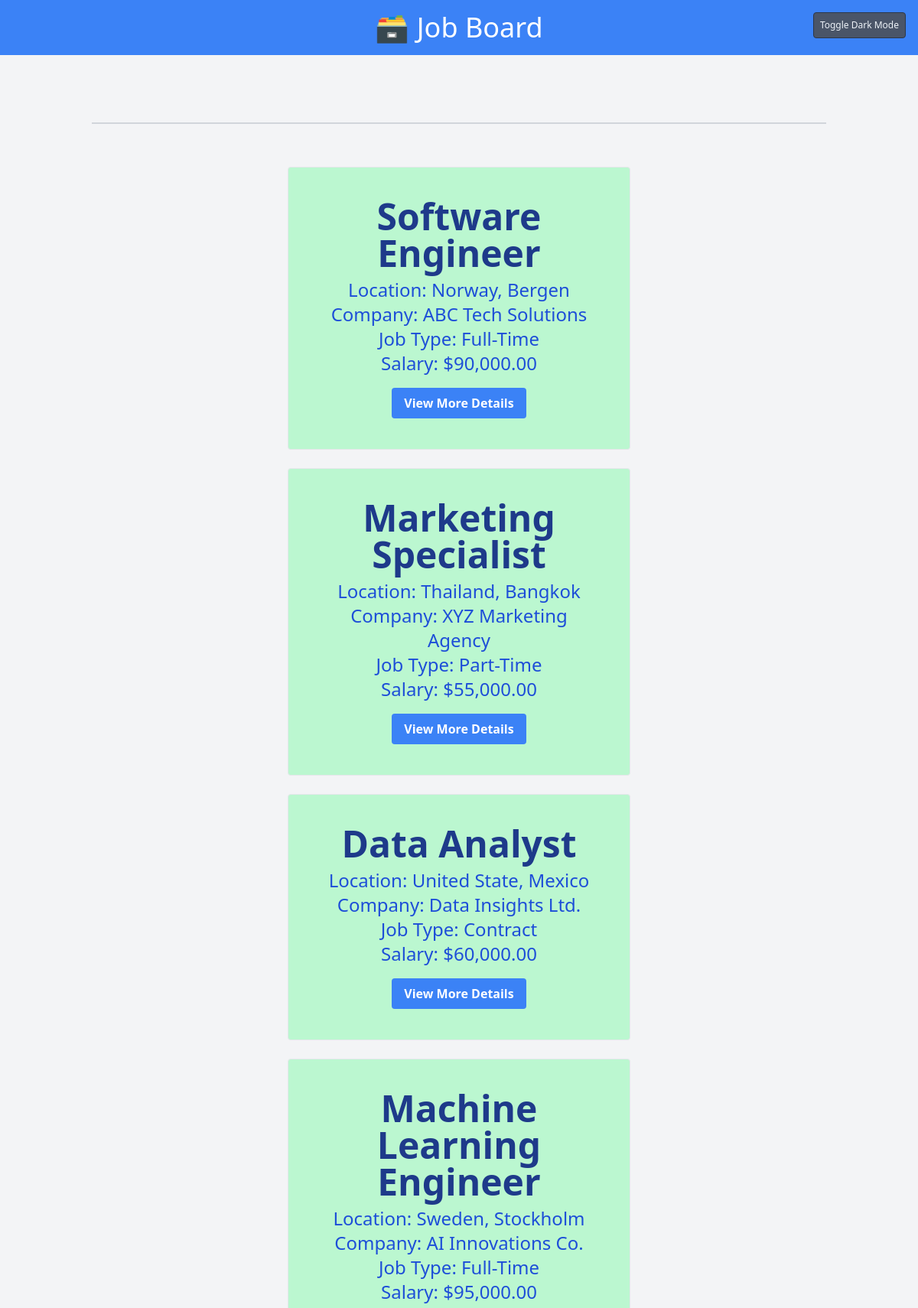
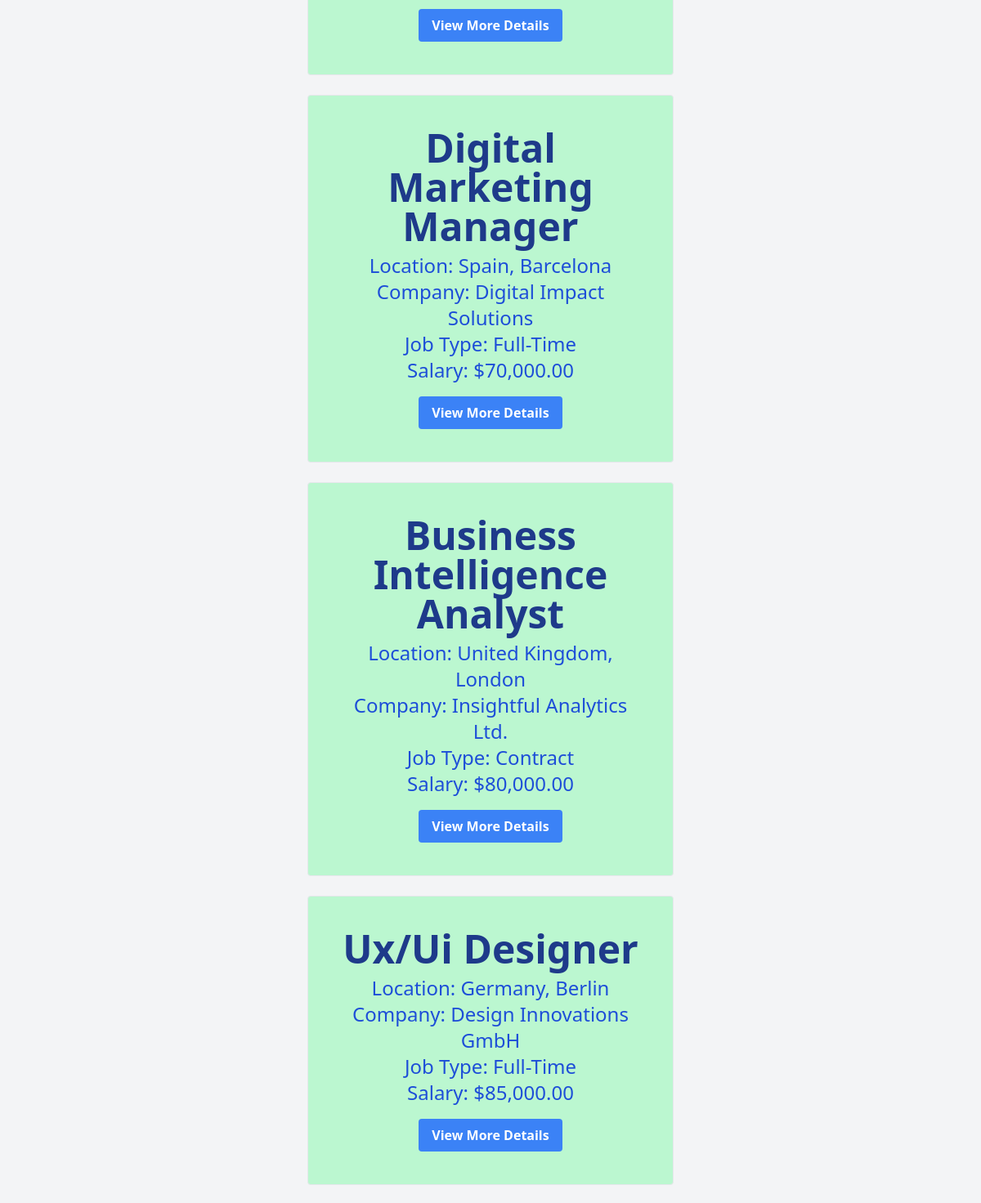
The page / (upper part) on the database its author committed (2 pictures, top to bottom).
### JobBoard/models.py (models this page shows, shortened)
class JobPosting(models.Model):
    title = models.CharField(max_length=100, blank=False)
    description = models.TextField(blank=False)
    location = models.CharField(max_length=100)
    job_type = models.CharField(max_length=20)
    published_at = models.DateTimeField(auto_now_add=True)
    company = models.CharField(max_length=100, blank=False)
    salary = models.DecimalField(max_digits=10, decimal_places=2)
    is_active = models.BooleanField(default=True)
    experience_required = models.CharField(max_length=50,
                                           null=True,
                                           blank=True)
    qualifications = models.TextField(null=True, blank=True)
    application_deadline = models.DateTimeField(default=datetime.now() +
                                                timedelta(days=60),
                                                blank=True)

### JobBoard/views.py (the view)
# urls.py: path('', index, name="home"),
def index(request):
    active_postings = JobPosting.objects.filter(
        is_active=True).order_by('-published_at')
    context = {"job_posting": active_postings}
    return render(request, 'JobBoard/index.html', context)

### JobBoard/templates/JobBoard/index.html
{% extends 'JobBoard/_base.html' %}
{% load humanize %}
{% block content %}
    <div class="container p-4 mx-auto sm:p-8">
        <div class="flex flex-col items-center gap-6">
            {% for posting in job_posting reversed %}
                <div class="w-full sm:w-1/2">
                    <div class="p-6 transition duration-300 ease-in-out bg-green-200 border rounded sm:p-10 hover:bg-green-300 dark:bg-gray-700">
                        <h2 class="mb-2 text-2xl font-bold text-blue-900 sm:text-3xl md:text-4xl lg:text-5xl">
                            {{ posting.title|title }}
                        </h2>
                        <p class="text-base text-blue-700 sm:text-lg md:text-xl lg:text-2xl dark:text-gray-300">Location: {{ posting.location }}</p>
                        <p class="text-base text-blue-700 sm:text-lg md:text-xl lg:text-2xl dark:text-gray-300">Company: {{ posting.company }}</p>
                        <p class="text-base text-blue-700 sm:text-lg md:text-xl lg:text-2xl dark:text-gray-300">Job Type: {{ posting.job_type|title }}</p>
                        <p class="text-base text-blue-700 sm:text-lg md:text-xl lg:text-2xl dark:text-gray-300">Salary: ${{ posting.salary|intcomma }}</p>
                        <a href="{% url 'job-details' posting.id %}" class="inline-block px-4 py-2 mt-4 font-bold text-white transition duration-300 ease-in-out bg-blue-500 rounded hover:bg-blue-700">
                            View More Details
                        </a>
                    </div>
                </div>
            {% endfor %}
        </div>
    </div>
{% endblock content %}

### JobBoard/templates/JobBoard/_base.html (shortened to what this page needs)
<!DOCTYPE html>
<html lang="en">
<head>
    <script src="https://cdn.tailwindcss.com"></script>
</head>
<body class="relative font-sans text-black bg-gray-100 dark:bg-gray-800 dark:text-white">
    <button id="toggleDarkMode" class="text-xs">Toggle Dark Mode</button>
    <header class="py-4 text-white bg-blue-500 dark:bg-gray-900">
        <div class="container mx-auto">
            <h1 class="text-2xl text-center md:text-3xl lg:text-4xl">
                <a href="{% url 'home' %}" class="hover:text-gray-300">
                    🗃️ Job Board
                </a>
            </h1>
        </div>
    </header>
    <div class="container p-4 mx-auto my-4 sm:my-8 sm:p-8">
        <hr class="w-full my-4 border-t-2 border-gray-300 sm:my-6">
        <div class="w-full mb-4 text-center sm:mb-8">
            {% block content %}
            {% endblock content %}
        </div>
    </div>
</body>
</html>

### JobBoard/templates/JobBoard/_base.html (style rules this page uses)
body { background-color: #fff; color: #000; transition: background-color 0.3s, color 0.3s; }
#toggleDarkMode { position: fixed; top: 1rem; right: 1rem; background-color: #4a5568; color: #edf2f7; border: 1px solid #2d3748; padding: 0.5rem; border-radius: 0.25rem; cursor: pointer; font-size: 0.75rem; }
header { background-color: #3498db; }

### rows shown on the page
JobPosting: title "Software Engineer", location "Norway, Bergen", company "ABC Tech Solutions", job_type "Full-Time", salary "90,000.00"
JobPosting: title "Marketing Specialist", location "Thailand, Bangkok", company "XYZ Marketing Agency", job_type "Part-Time", salary "55,000.00"
JobPosting: title "Data Analyst", location "United State, Mexico", company "Data Insights Ltd.", job_type "Contract", salary "60,000.00"
JobPosting: title "Machine Learning Engineer", location "Sweden, Stockholm", company "AI Innovations Co.", job_type "Full-Time", salary "95,000.00"
JobPosting: title "Digital Marketing Manager", location "Spain, Barcelona", company "Digital Impact Solutions", job_type "Full-Time", salary "70,000.00"
JobPosting: title "Business Intelligence Analyst", location "United Kingdom, London", company "Insightful Analytics Ltd.", job_type "Contract", salary "80,000.00"
JobPosting: title "Ux/Ui Designer", location "Germany, Berlin", company "Design Innovations GmbH", job_type "Full-Time", salary "85,000.00"
